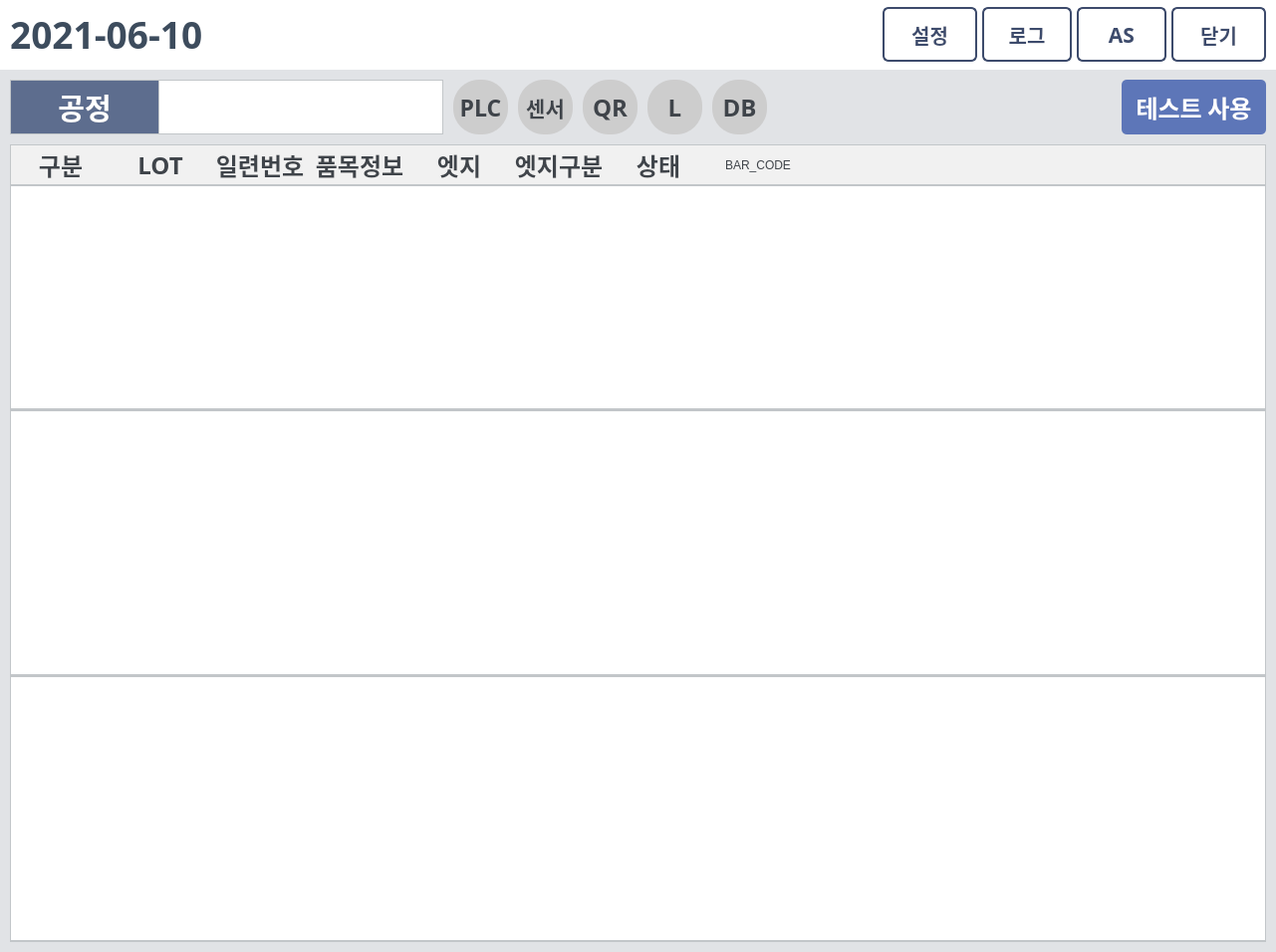
<?xml version="1.0" encoding="UTF-8"?>
<ui version="4.0">
 <class>Dialog</class>
 <widget class="QDialog" name="Dialog">
  <property name="geometry">
   <rect>
    <x>0</x>
    <y>0</y>
    <width>1281</width>
    <height>956</height>
   </rect>
  </property>
  <property name="minimumSize">
   <size>
    <width>1281</width>
    <height>956</height>
   </size>
  </property>
  <property name="font">
   <font>
    <family>맑은 고딕</family>
    <weight>75</weight>
    <bold>true</bold>
   </font>
  </property>
  <property name="windowTitle">
   <string>DAESUNG MES</string>
  </property>
  <property name="windowIcon">
   <iconset>
    <normaloff>../img/ICON.ico</normaloff>../img/ICON.ico</iconset>
  </property>
  <property name="styleSheet">
   <string notr="true">QDialog{
background-color: #E1E3E6;
}
QPushButton#set_btn, #as_btn, #exit_btn {
background: #ffffff;
border-radius: 5px;
color: #3f444a;
}
QPushButton#scanner_btn, #PLC_btn, #DB_btn, #Print_btn, #scanner2_btn, #light_btn, #sensor_btn, #marking_btn, #edge1_btn, #edge2_btn{
border-radius: 26px;
background:#CDCDCD;
color:#3f444a;
}
QLabel{
color: #3f444a;
background-color: #f0f0f0;
border: 1px solid #c2c6c9;
}
QLabel#result_data{
color: #3f444a;
background-color: #ffffff;
border: 1px solid #c2c6c9;
}
QTableWidget{
border: 1px solid #c2c6c9;
border-bottom: 2px solid #c2c6c9;
gridline-color: #dddddd;
color:#6e7075;
selection-background-color: #E3F1ED;
selection-color: #313d39;
outline: 0;
}
QHeaderView::section {
background:#f1f1f1;
border-width: 0px 0px 2px 0px;
border-style: solid;
border-color: #c2c6c9;
color:#3f444a;
}</string>
  </property>
  <layout class="QVBoxLayout" name="verticalLayout">
   <property name="spacing">
    <number>0</number>
   </property>
   <property name="leftMargin">
    <number>0</number>
   </property>
   <property name="topMargin">
    <number>0</number>
   </property>
   <property name="rightMargin">
    <number>0</number>
   </property>
   <property name="bottomMargin">
    <number>0</number>
   </property>
   <item>
    <widget class="QFrame" name="top_frame">
     <property name="minimumSize">
      <size>
       <width>0</width>
       <height>70</height>
      </size>
     </property>
     <property name="maximumSize">
      <size>
       <width>16777215</width>
       <height>70</height>
      </size>
     </property>
     <property name="styleSheet">
      <string notr="true">background-color:white;</string>
     </property>
     <property name="frameShape">
      <enum>QFrame::NoFrame</enum>
     </property>
     <property name="frameShadow">
      <enum>QFrame::Raised</enum>
     </property>
     <layout class="QHBoxLayout" name="horizontalLayout">
      <property name="spacing">
       <number>0</number>
      </property>
      <property name="leftMargin">
       <number>0</number>
      </property>
      <property name="topMargin">
       <number>0</number>
      </property>
      <property name="rightMargin">
       <number>0</number>
      </property>
      <property name="bottomMargin">
       <number>0</number>
      </property>
      <item alignment="Qt::AlignRight">
       <widget class="QFrame" name="top_date_frame">
        <property name="maximumSize">
         <size>
          <width>1036</width>
          <height>16777215</height>
         </size>
        </property>
        <property name="layoutDirection">
         <enum>Qt::RightToLeft</enum>
        </property>
        <property name="frameShape">
         <enum>QFrame::NoFrame</enum>
        </property>
        <property name="frameShadow">
         <enum>QFrame::Raised</enum>
        </property>
        <layout class="QVBoxLayout" name="verticalLayout_3">
         <property name="spacing">
          <number>0</number>
         </property>
         <property name="leftMargin">
          <number>10</number>
         </property>
         <property name="topMargin">
          <number>0</number>
         </property>
         <property name="rightMargin">
          <number>0</number>
         </property>
         <property name="bottomMargin">
          <number>0</number>
         </property>
         <item alignment="Qt::AlignRight">
          <widget class="QPushButton" name="date_btn">
           <property name="maximumSize">
            <size>
             <width>260</width>
             <height>16777215</height>
            </size>
           </property>
           <property name="font">
            <font>
             <family>맑은 고딕</family>
             <pointsize>28</pointsize>
             <weight>75</weight>
             <italic>false</italic>
             <bold>true</bold>
            </font>
           </property>
           <property name="cursor">
            <cursorShape>PointingHandCursor</cursorShape>
           </property>
           <property name="layoutDirection">
            <enum>Qt::RightToLeft</enum>
           </property>
           <property name="styleSheet">
            <string notr="true">color: #3D4C5D;
border:none;
background:none;</string>
           </property>
           <property name="text">
            <string>2021-06-10 </string>
           </property>
           <property name="icon">
            <iconset>
             <normaloff>../img/calendar_blue.png</normaloff>../img/calendar_blue.png</iconset>
           </property>
           <property name="iconSize">
            <size>
             <width>33</width>
             <height>33</height>
            </size>
           </property>
          </widget>
         </item>
        </layout>
       </widget>
      </item>
      <item>
       <widget class="QFrame" name="top_title_frame">
        <property name="frameShape">
         <enum>QFrame::NoFrame</enum>
        </property>
        <property name="frameShadow">
         <enum>QFrame::Raised</enum>
        </property>
        <layout class="QVBoxLayout" name="verticalLayout_2">
         <property name="spacing">
          <number>0</number>
         </property>
         <property name="leftMargin">
          <number>0</number>
         </property>
         <property name="topMargin">
          <number>0</number>
         </property>
         <property name="rightMargin">
          <number>0</number>
         </property>
         <property name="bottomMargin">
          <number>0</number>
         </property>
         <item alignment="Qt::AlignHCenter">
          <widget class="QLabel" name="title_label">
           <property name="enabled">
            <bool>true</bool>
           </property>
           <property name="minimumSize">
            <size>
             <width>340</width>
             <height>38</height>
            </size>
           </property>
           <property name="maximumSize">
            <size>
             <width>340</width>
             <height>38</height>
            </size>
           </property>
           <property name="styleSheet">
            <string notr="true">border:none;</string>
           </property>
           <property name="text">
            <string/>
           </property>
           <property name="pixmap">
            <pixmap>../img/title.png</pixmap>
           </property>
           <property name="scaledContents">
            <bool>true</bool>
           </property>
          </widget>
         </item>
        </layout>
       </widget>
      </item>
      <item alignment="Qt::AlignRight">
       <widget class="QFrame" name="top_btns_frame">
        <property name="maximumSize">
         <size>
          <width>16777215</width>
          <height>70</height>
         </size>
        </property>
        <property name="styleSheet">
         <string notr="true">QPushButton#as_btn, #log_btn, #set_btn, #exit_btn{
border: 2px solid #3D4B6C; 
color: #3D4B6C; 
border-radius: 6px;
}
QPushButton#as_btn:pressed, #log_btn:pressed, #set_btn:pressed, #exit_btn:pressed{
background: #f2f2f2;
}</string>
        </property>
        <property name="frameShape">
         <enum>QFrame::NoFrame</enum>
        </property>
        <property name="frameShadow">
         <enum>QFrame::Raised</enum>
        </property>
        <layout class="QHBoxLayout" name="horizontalLayout_2">
         <property name="spacing">
          <number>5</number>
         </property>
         <property name="leftMargin">
          <number>0</number>
         </property>
         <property name="topMargin">
          <number>0</number>
         </property>
         <property name="rightMargin">
          <number>10</number>
         </property>
         <property name="bottomMargin">
          <number>0</number>
         </property>
         <item>
          <widget class="QPushButton" name="set_btn">
           <property name="minimumSize">
            <size>
             <width>95</width>
             <height>55</height>
            </size>
           </property>
           <property name="maximumSize">
            <size>
             <width>95</width>
             <height>55</height>
            </size>
           </property>
           <property name="font">
            <font>
             <family>맑은 고딕</family>
             <pointsize>15</pointsize>
             <weight>75</weight>
             <italic>false</italic>
             <bold>true</bold>
            </font>
           </property>
           <property name="cursor">
            <cursorShape>PointingHandCursor</cursorShape>
           </property>
           <property name="toolTip">
            <string>설정</string>
           </property>
           <property name="text">
            <string>설정</string>
           </property>
           <property name="icon">
            <iconset>
             <normaloff>../img/setting_blue.png</normaloff>../img/setting_blue.png</iconset>
           </property>
           <property name="iconSize">
            <size>
             <width>32</width>
             <height>32</height>
            </size>
           </property>
          </widget>
         </item>
         <item>
          <widget class="QPushButton" name="log_btn">
           <property name="minimumSize">
            <size>
             <width>90</width>
             <height>55</height>
            </size>
           </property>
           <property name="maximumSize">
            <size>
             <width>90</width>
             <height>55</height>
            </size>
           </property>
           <property name="font">
            <font>
             <family>맑은 고딕</family>
             <pointsize>15</pointsize>
             <weight>75</weight>
             <italic>false</italic>
             <bold>true</bold>
            </font>
           </property>
           <property name="cursor">
            <cursorShape>PointingHandCursor</cursorShape>
           </property>
           <property name="toolTip">
            <string>로그</string>
           </property>
           <property name="text">
            <string>로그</string>
           </property>
           <property name="icon">
            <iconset>
             <normaloff>../img/log_blue.png</normaloff>../img/log_blue.png</iconset>
           </property>
           <property name="iconSize">
            <size>
             <width>27</width>
             <height>27</height>
            </size>
           </property>
          </widget>
         </item>
         <item>
          <widget class="QPushButton" name="as_btn">
           <property name="minimumSize">
            <size>
             <width>90</width>
             <height>55</height>
            </size>
           </property>
           <property name="maximumSize">
            <size>
             <width>90</width>
             <height>55</height>
            </size>
           </property>
           <property name="font">
            <font>
             <family>맑은 고딕</family>
             <pointsize>16</pointsize>
             <weight>75</weight>
             <italic>false</italic>
             <bold>true</bold>
            </font>
           </property>
           <property name="cursor">
            <cursorShape>PointingHandCursor</cursorShape>
           </property>
           <property name="toolTip">
            <string>원격접속</string>
           </property>
           <property name="text">
            <string>AS</string>
           </property>
           <property name="icon">
            <iconset>
             <normaloff>../img/remote_blue.png</normaloff>../img/remote_blue.png</iconset>
           </property>
           <property name="iconSize">
            <size>
             <width>30</width>
             <height>30</height>
            </size>
           </property>
          </widget>
         </item>
         <item>
          <widget class="QPushButton" name="exit_btn">
           <property name="minimumSize">
            <size>
             <width>95</width>
             <height>55</height>
            </size>
           </property>
           <property name="maximumSize">
            <size>
             <width>95</width>
             <height>55</height>
            </size>
           </property>
           <property name="font">
            <font>
             <family>맑은 고딕</family>
             <pointsize>15</pointsize>
             <weight>75</weight>
             <italic>false</italic>
             <bold>true</bold>
            </font>
           </property>
           <property name="cursor">
            <cursorShape>PointingHandCursor</cursorShape>
           </property>
           <property name="toolTip">
            <string>닫기</string>
           </property>
           <property name="text">
            <string>닫기</string>
           </property>
           <property name="icon">
            <iconset>
             <normaloff>../img/close_blue.png</normaloff>../img/close_blue.png</iconset>
           </property>
           <property name="iconSize">
            <size>
             <width>36</width>
             <height>36</height>
            </size>
           </property>
          </widget>
         </item>
        </layout>
       </widget>
      </item>
     </layout>
    </widget>
   </item>
   <item>
    <widget class="QFrame" name="middle_frame">
     <property name="minimumSize">
      <size>
       <width>0</width>
       <height>75</height>
      </size>
     </property>
     <property name="maximumSize">
      <size>
       <width>16777215</width>
       <height>75</height>
      </size>
     </property>
     <property name="frameShape">
      <enum>QFrame::NoFrame</enum>
     </property>
     <property name="frameShadow">
      <enum>QFrame::Raised</enum>
     </property>
     <layout class="QHBoxLayout" name="horizontalLayout_5">
      <property name="spacing">
       <number>10</number>
      </property>
      <property name="leftMargin">
       <number>10</number>
      </property>
      <property name="topMargin">
       <number>0</number>
      </property>
      <property name="rightMargin">
       <number>10</number>
      </property>
      <property name="bottomMargin">
       <number>0</number>
      </property>
      <item alignment="Qt::AlignLeft">
       <widget class="QFrame" name="aproc_frame">
        <property name="minimumSize">
         <size>
          <width>0</width>
          <height>0</height>
         </size>
        </property>
        <property name="maximumSize">
         <size>
          <width>16777215</width>
          <height>16777215</height>
         </size>
        </property>
        <property name="frameShape">
         <enum>QFrame::NoFrame</enum>
        </property>
        <property name="frameShadow">
         <enum>QFrame::Raised</enum>
        </property>
        <layout class="QHBoxLayout" name="horizontalLayout_6">
         <property name="spacing">
          <number>0</number>
         </property>
         <property name="leftMargin">
          <number>0</number>
         </property>
         <property name="topMargin">
          <number>0</number>
         </property>
         <property name="rightMargin">
          <number>0</number>
         </property>
         <property name="bottomMargin">
          <number>0</number>
         </property>
         <item>
          <widget class="QLabel" name="aproc_label">
           <property name="minimumSize">
            <size>
             <width>150</width>
             <height>55</height>
            </size>
           </property>
           <property name="maximumSize">
            <size>
             <width>150</width>
             <height>55</height>
            </size>
           </property>
           <property name="font">
            <font>
             <family>맑은 고딕</family>
             <pointsize>22</pointsize>
             <weight>75</weight>
             <italic>false</italic>
             <bold>true</bold>
            </font>
           </property>
           <property name="styleSheet">
            <string notr="true">background: #5D6D8E;
color: white;</string>
           </property>
           <property name="text">
            <string>공정</string>
           </property>
           <property name="alignment">
            <set>Qt::AlignCenter</set>
           </property>
          </widget>
         </item>
         <item>
          <widget class="QLabel" name="aproc_name">
           <property name="minimumSize">
            <size>
             <width>285</width>
             <height>55</height>
            </size>
           </property>
           <property name="maximumSize">
            <size>
             <width>285</width>
             <height>55</height>
            </size>
           </property>
           <property name="font">
            <font>
             <family>맑은 고딕</family>
             <pointsize>20</pointsize>
             <weight>75</weight>
             <bold>true</bold>
            </font>
           </property>
           <property name="styleSheet">
            <string notr="true">color: #3f444a;
border:1px solid #c2c6c9;
border-left: 0px;
background-color: #ffffff;</string>
           </property>
           <property name="text">
            <string/>
           </property>
          </widget>
         </item>
        </layout>
       </widget>
      </item>
      <item alignment="Qt::AlignLeft">
       <widget class="QFrame" name="btns_frame">
        <property name="frameShape">
         <enum>QFrame::NoFrame</enum>
        </property>
        <property name="frameShadow">
         <enum>QFrame::Raised</enum>
        </property>
        <layout class="QHBoxLayout" name="horizontalLayout_3">
         <property name="spacing">
          <number>10</number>
         </property>
         <property name="leftMargin">
          <number>0</number>
         </property>
         <property name="topMargin">
          <number>0</number>
         </property>
         <property name="rightMargin">
          <number>0</number>
         </property>
         <property name="bottomMargin">
          <number>0</number>
         </property>
         <item>
          <widget class="QPushButton" name="PLC_btn">
           <property name="sizePolicy">
            <sizepolicy hsizetype="Preferred" vsizetype="Preferred">
             <horstretch>0</horstretch>
             <verstretch>0</verstretch>
            </sizepolicy>
           </property>
           <property name="minimumSize">
            <size>
             <width>55</width>
             <height>55</height>
            </size>
           </property>
           <property name="maximumSize">
            <size>
             <width>55</width>
             <height>55</height>
            </size>
           </property>
           <property name="font">
            <font>
             <family>맑은 고딕</family>
             <pointsize>17</pointsize>
             <weight>75</weight>
             <bold>true</bold>
            </font>
           </property>
           <property name="toolTip">
            <string>PLC 상태</string>
           </property>
           <property name="autoFillBackground">
            <bool>false</bool>
           </property>
           <property name="styleSheet">
            <string notr="true"/>
           </property>
           <property name="text">
            <string>PLC</string>
           </property>
          </widget>
         </item>
         <item>
          <widget class="QPushButton" name="sensor_btn">
           <property name="sizePolicy">
            <sizepolicy hsizetype="Preferred" vsizetype="Preferred">
             <horstretch>0</horstretch>
             <verstretch>0</verstretch>
            </sizepolicy>
           </property>
           <property name="minimumSize">
            <size>
             <width>55</width>
             <height>55</height>
            </size>
           </property>
           <property name="maximumSize">
            <size>
             <width>55</width>
             <height>55</height>
            </size>
           </property>
           <property name="font">
            <font>
             <family>맑은 고딕</family>
             <pointsize>16</pointsize>
             <weight>75</weight>
             <bold>true</bold>
            </font>
           </property>
           <property name="toolTip">
            <string>센서 상태</string>
           </property>
           <property name="layoutDirection">
            <enum>Qt::LeftToRight</enum>
           </property>
           <property name="styleSheet">
            <string notr="true"/>
           </property>
           <property name="text">
            <string>센서</string>
           </property>
          </widget>
         </item>
         <item>
          <widget class="QPushButton" name="Print_btn">
           <property name="sizePolicy">
            <sizepolicy hsizetype="Preferred" vsizetype="Preferred">
             <horstretch>0</horstretch>
             <verstretch>0</verstretch>
            </sizepolicy>
           </property>
           <property name="minimumSize">
            <size>
             <width>55</width>
             <height>55</height>
            </size>
           </property>
           <property name="maximumSize">
            <size>
             <width>55</width>
             <height>55</height>
            </size>
           </property>
           <property name="font">
            <font>
             <family>맑은 고딕</family>
             <pointsize>18</pointsize>
             <weight>75</weight>
             <bold>true</bold>
            </font>
           </property>
           <property name="toolTip">
            <string>프린터 상태</string>
           </property>
           <property name="autoFillBackground">
            <bool>false</bool>
           </property>
           <property name="styleSheet">
            <string notr="true"/>
           </property>
           <property name="text">
            <string>QR</string>
           </property>
          </widget>
         </item>
         <item>
          <widget class="QPushButton" name="light_btn">
           <property name="sizePolicy">
            <sizepolicy hsizetype="Preferred" vsizetype="Preferred">
             <horstretch>0</horstretch>
             <verstretch>0</verstretch>
            </sizepolicy>
           </property>
           <property name="minimumSize">
            <size>
             <width>55</width>
             <height>55</height>
            </size>
           </property>
           <property name="maximumSize">
            <size>
             <width>55</width>
             <height>55</height>
            </size>
           </property>
           <property name="font">
            <font>
             <family>맑은 고딕</family>
             <pointsize>18</pointsize>
             <weight>75</weight>
             <bold>true</bold>
            </font>
           </property>
           <property name="toolTip">
            <string>경광등 상태</string>
           </property>
           <property name="layoutDirection">
            <enum>Qt::LeftToRight</enum>
           </property>
           <property name="styleSheet">
            <string notr="true"/>
           </property>
           <property name="text">
            <string>L</string>
           </property>
          </widget>
         </item>
         <item>
          <widget class="QPushButton" name="DB_btn">
           <property name="sizePolicy">
            <sizepolicy hsizetype="Preferred" vsizetype="Preferred">
             <horstretch>0</horstretch>
             <verstretch>0</verstretch>
            </sizepolicy>
           </property>
           <property name="minimumSize">
            <size>
             <width>55</width>
             <height>55</height>
            </size>
           </property>
           <property name="maximumSize">
            <size>
             <width>55</width>
             <height>55</height>
            </size>
           </property>
           <property name="font">
            <font>
             <family>맑은 고딕</family>
             <pointsize>18</pointsize>
             <weight>75</weight>
             <bold>true</bold>
            </font>
           </property>
           <property name="toolTip">
            <string>DB 접속상태</string>
           </property>
           <property name="text">
            <string>DB</string>
           </property>
          </widget>
         </item>
         <item>
          <widget class="QLabel" name="result_data">
           <property name="minimumSize">
            <size>
             <width>221</width>
             <height>0</height>
            </size>
           </property>
           <property name="font">
            <font>
             <family>맑은 고딕</family>
             <pointsize>20</pointsize>
             <weight>75</weight>
             <italic>false</italic>
             <bold>true</bold>
            </font>
           </property>
           <property name="styleSheet">
            <string notr="true">background: none; border:none;</string>
           </property>
           <property name="text">
            <string/>
           </property>
           <property name="alignment">
            <set>Qt::AlignCenter</set>
           </property>
           <property name="indent">
            <number>0</number>
           </property>
          </widget>
         </item>
        </layout>
       </widget>
      </item>
      <item alignment="Qt::AlignRight">
       <widget class="QFrame" name="result_frame">
        <property name="styleSheet">
         <string notr="true">QPushButton {
border:none; 
background:#5D76B8; 
color:white;
border-radius: 5px
}
QPushButton:pressed {
background-color: #506cb4;
}</string>
        </property>
        <property name="frameShape">
         <enum>QFrame::NoFrame</enum>
        </property>
        <property name="frameShadow">
         <enum>QFrame::Raised</enum>
        </property>
        <layout class="QHBoxLayout" name="horizontalLayout_4">
         <property name="spacing">
          <number>10</number>
         </property>
         <property name="leftMargin">
          <number>0</number>
         </property>
         <property name="topMargin">
          <number>0</number>
         </property>
         <property name="rightMargin">
          <number>0</number>
         </property>
         <property name="bottomMargin">
          <number>0</number>
         </property>
         <item>
          <widget class="QPushButton" name="test_btn">
           <property name="sizePolicy">
            <sizepolicy hsizetype="Preferred" vsizetype="Preferred">
             <horstretch>0</horstretch>
             <verstretch>0</verstretch>
            </sizepolicy>
           </property>
           <property name="minimumSize">
            <size>
             <width>145</width>
             <height>55</height>
            </size>
           </property>
           <property name="maximumSize">
            <size>
             <width>145</width>
             <height>55</height>
            </size>
           </property>
           <property name="font">
            <font>
             <family>맑은 고딕</family>
             <pointsize>18</pointsize>
             <weight>75</weight>
             <italic>false</italic>
             <bold>true</bold>
            </font>
           </property>
           <property name="cursor">
            <cursorShape>PointingHandCursor</cursorShape>
           </property>
           <property name="toolTip">
            <string>센서 테스트</string>
           </property>
           <property name="styleSheet">
            <string notr="true"/>
           </property>
           <property name="text">
            <string>테스트 사용</string>
           </property>
           <property name="iconSize">
            <size>
             <width>34</width>
             <height>34</height>
            </size>
           </property>
          </widget>
         </item>
        </layout>
       </widget>
      </item>
     </layout>
    </widget>
   </item>
   <item>
    <widget class="QFrame" name="main_frame">
     <property name="frameShape">
      <enum>QFrame::NoFrame</enum>
     </property>
     <property name="frameShadow">
      <enum>QFrame::Raised</enum>
     </property>
     <layout class="QVBoxLayout" name="verticalLayout_4">
      <property name="spacing">
       <number>0</number>
      </property>
      <property name="leftMargin">
       <number>10</number>
      </property>
      <property name="topMargin">
       <number>0</number>
      </property>
      <property name="rightMargin">
       <number>10</number>
      </property>
      <property name="bottomMargin">
       <number>10</number>
      </property>
      <item>
       <widget class="QTableWidget" name="tableWidget">
        <property name="sizePolicy">
         <sizepolicy hsizetype="Preferred" vsizetype="Preferred">
          <horstretch>0</horstretch>
          <verstretch>0</verstretch>
         </sizepolicy>
        </property>
        <property name="maximumSize">
         <size>
          <width>16777215</width>
          <height>300</height>
         </size>
        </property>
        <property name="font">
         <font>
          <family>맑은 고딕</family>
          <pointsize>21</pointsize>
          <weight>75</weight>
          <bold>true</bold>
         </font>
        </property>
        <property name="layoutDirection">
         <enum>Qt::LeftToRight</enum>
        </property>
        <property name="autoFillBackground">
         <bool>false</bool>
        </property>
        <property name="frameShape">
         <enum>QFrame::NoFrame</enum>
        </property>
        <property name="verticalScrollBarPolicy">
         <enum>Qt::ScrollBarAlwaysOff</enum>
        </property>
        <property name="horizontalScrollBarPolicy">
         <enum>Qt::ScrollBarAlwaysOff</enum>
        </property>
        <property name="sizeAdjustPolicy">
         <enum>QAbstractScrollArea::AdjustIgnored</enum>
        </property>
        <property name="autoScroll">
         <bool>true</bool>
        </property>
        <property name="autoScrollMargin">
         <number>26</number>
        </property>
        <property name="editTriggers">
         <set>QAbstractItemView::NoEditTriggers</set>
        </property>
        <property name="selectionMode">
         <enum>QAbstractItemView::SingleSelection</enum>
        </property>
        <property name="selectionBehavior">
         <enum>QAbstractItemView::SelectRows</enum>
        </property>
        <property name="verticalScrollMode">
         <enum>QAbstractItemView::ScrollPerItem</enum>
        </property>
        <property name="showGrid">
         <bool>true</bool>
        </property>
        <property name="sortingEnabled">
         <bool>true</bool>
        </property>
        <property name="rowCount">
         <number>0</number>
        </property>
        <property name="columnCount">
         <number>9</number>
        </property>
        <attribute name="horizontalHeaderVisible">
         <bool>true</bool>
        </attribute>
        <attribute name="horizontalHeaderCascadingSectionResizes">
         <bool>false</bool>
        </attribute>
        <attribute name="horizontalHeaderMinimumSectionSize">
         <number>0</number>
        </attribute>
        <attribute name="horizontalHeaderDefaultSectionSize">
         <number>100</number>
        </attribute>
        <attribute name="horizontalHeaderHighlightSections">
         <bool>true</bool>
        </attribute>
        <attribute name="horizontalHeaderShowSortIndicator" stdset="0">
         <bool>true</bool>
        </attribute>
        <attribute name="horizontalHeaderStretchLastSection">
         <bool>true</bool>
        </attribute>
        <attribute name="verticalHeaderVisible">
         <bool>false</bool>
        </attribute>
        <attribute name="verticalHeaderCascadingSectionResizes">
         <bool>false</bool>
        </attribute>
        <attribute name="verticalHeaderMinimumSectionSize">
         <number>0</number>
        </attribute>
        <attribute name="verticalHeaderDefaultSectionSize">
         <number>0</number>
        </attribute>
        <attribute name="verticalHeaderShowSortIndicator" stdset="0">
         <bool>false</bool>
        </attribute>
        <attribute name="verticalHeaderStretchLastSection">
         <bool>false</bool>
        </attribute>
        <column>
         <property name="text">
          <string>구분</string>
         </property>
         <property name="font">
          <font>
           <family>맑은 고딕</family>
           <pointsize>18</pointsize>
           <weight>75</weight>
           <bold>true</bold>
          </font>
         </property>
        </column>
        <column>
         <property name="text">
          <string>LOT</string>
         </property>
         <property name="font">
          <font>
           <family>맑은 고딕</family>
           <pointsize>18</pointsize>
           <weight>75</weight>
           <bold>true</bold>
          </font>
         </property>
        </column>
        <column>
         <property name="text">
          <string>일련번호</string>
         </property>
         <property name="font">
          <font>
           <family>맑은 고딕</family>
           <pointsize>18</pointsize>
           <weight>75</weight>
           <bold>true</bold>
          </font>
         </property>
        </column>
        <column>
         <property name="text">
          <string>품목정보</string>
         </property>
         <property name="font">
          <font>
           <family>맑은 고딕</family>
           <pointsize>18</pointsize>
           <weight>75</weight>
           <bold>true</bold>
          </font>
         </property>
        </column>
        <column>
         <property name="text">
          <string>엣지</string>
         </property>
         <property name="font">
          <font>
           <family>맑은 고딕</family>
           <pointsize>18</pointsize>
           <weight>75</weight>
           <bold>true</bold>
          </font>
         </property>
        </column>
        <column>
         <property name="text">
          <string>엣지구분</string>
         </property>
         <property name="font">
          <font>
           <family>맑은 고딕</family>
           <pointsize>18</pointsize>
           <weight>75</weight>
           <bold>true</bold>
          </font>
         </property>
        </column>
        <column>
         <property name="text">
          <string>상태</string>
         </property>
         <property name="font">
          <font>
           <family>맑은 고딕</family>
           <pointsize>18</pointsize>
           <weight>75</weight>
           <bold>true</bold>
          </font>
         </property>
        </column>
        <column>
         <property name="text">
          <string>BAR_CODE</string>
         </property>
        </column>
        <column>
         <property name="text">
          <string/>
         </property>
        </column>
       </widget>
      </item>
      <item>
       <widget class="QTableWidget" name="tableWidget2">
        <property name="sizePolicy">
         <sizepolicy hsizetype="Preferred" vsizetype="Preferred">
          <horstretch>0</horstretch>
          <verstretch>0</verstretch>
         </sizepolicy>
        </property>
        <property name="maximumSize">
         <size>
          <width>16777215</width>
          <height>300</height>
         </size>
        </property>
        <property name="font">
         <font>
          <family>맑은 고딕</family>
          <pointsize>21</pointsize>
          <weight>75</weight>
          <bold>true</bold>
         </font>
        </property>
        <property name="layoutDirection">
         <enum>Qt::LeftToRight</enum>
        </property>
        <property name="autoFillBackground">
         <bool>false</bool>
        </property>
        <property name="frameShape">
         <enum>QFrame::NoFrame</enum>
        </property>
        <property name="verticalScrollBarPolicy">
         <enum>Qt::ScrollBarAlwaysOff</enum>
        </property>
        <property name="horizontalScrollBarPolicy">
         <enum>Qt::ScrollBarAlwaysOff</enum>
        </property>
        <property name="sizeAdjustPolicy">
         <enum>QAbstractScrollArea::AdjustIgnored</enum>
        </property>
        <property name="autoScroll">
         <bool>true</bool>
        </property>
        <property name="autoScrollMargin">
         <number>26</number>
        </property>
        <property name="editTriggers">
         <set>QAbstractItemView::NoEditTriggers</set>
        </property>
        <property name="selectionMode">
         <enum>QAbstractItemView::SingleSelection</enum>
        </property>
        <property name="selectionBehavior">
         <enum>QAbstractItemView::SelectRows</enum>
        </property>
        <property name="verticalScrollMode">
         <enum>QAbstractItemView::ScrollPerItem</enum>
        </property>
        <property name="showGrid">
         <bool>true</bool>
        </property>
        <property name="sortingEnabled">
         <bool>true</bool>
        </property>
        <property name="rowCount">
         <number>0</number>
        </property>
        <property name="columnCount">
         <number>9</number>
        </property>
        <attribute name="horizontalHeaderVisible">
         <bool>false</bool>
        </attribute>
        <attribute name="horizontalHeaderCascadingSectionResizes">
         <bool>false</bool>
        </attribute>
        <attribute name="horizontalHeaderMinimumSectionSize">
         <number>0</number>
        </attribute>
        <attribute name="horizontalHeaderDefaultSectionSize">
         <number>100</number>
        </attribute>
        <attribute name="horizontalHeaderHighlightSections">
         <bool>true</bool>
        </attribute>
        <attribute name="horizontalHeaderShowSortIndicator" stdset="0">
         <bool>true</bool>
        </attribute>
        <attribute name="horizontalHeaderStretchLastSection">
         <bool>true</bool>
        </attribute>
        <attribute name="verticalHeaderVisible">
         <bool>false</bool>
        </attribute>
        <attribute name="verticalHeaderCascadingSectionResizes">
         <bool>false</bool>
        </attribute>
        <attribute name="verticalHeaderMinimumSectionSize">
         <number>0</number>
        </attribute>
        <attribute name="verticalHeaderDefaultSectionSize">
         <number>0</number>
        </attribute>
        <attribute name="verticalHeaderShowSortIndicator" stdset="0">
         <bool>false</bool>
        </attribute>
        <attribute name="verticalHeaderStretchLastSection">
         <bool>false</bool>
        </attribute>
        <column>
         <property name="text">
          <string>구분</string>
         </property>
         <property name="font">
          <font>
           <family>맑은 고딕</family>
           <pointsize>18</pointsize>
           <weight>75</weight>
           <bold>true</bold>
          </font>
         </property>
        </column>
        <column>
         <property name="text">
          <string>LOT</string>
         </property>
         <property name="font">
          <font>
           <family>맑은 고딕</family>
           <pointsize>18</pointsize>
           <weight>75</weight>
           <bold>true</bold>
          </font>
         </property>
        </column>
        <column>
         <property name="text">
          <string>일련번호</string>
         </property>
         <property name="font">
          <font>
           <family>맑은 고딕</family>
           <pointsize>18</pointsize>
           <weight>75</weight>
           <bold>true</bold>
          </font>
         </property>
        </column>
        <column>
         <property name="text">
          <string>품목정보</string>
         </property>
         <property name="font">
          <font>
           <family>맑은 고딕</family>
           <pointsize>18</pointsize>
           <weight>75</weight>
           <bold>true</bold>
          </font>
         </property>
        </column>
        <column>
         <property name="text">
          <string>엣지</string>
         </property>
         <property name="font">
          <font>
           <family>맑은 고딕</family>
           <pointsize>18</pointsize>
           <weight>75</weight>
           <bold>true</bold>
          </font>
         </property>
        </column>
        <column>
         <property name="text">
          <string>엣지구분</string>
         </property>
         <property name="font">
          <font>
           <family>맑은 고딕</family>
           <pointsize>18</pointsize>
           <weight>75</weight>
           <bold>true</bold>
          </font>
         </property>
        </column>
        <column>
         <property name="text">
          <string>상태</string>
         </property>
         <property name="font">
          <font>
           <family>맑은 고딕</family>
           <pointsize>18</pointsize>
           <weight>75</weight>
           <bold>true</bold>
          </font>
         </property>
        </column>
        <column>
         <property name="text">
          <string>FLAG</string>
         </property>
        </column>
        <column>
         <property name="text">
          <string/>
         </property>
        </column>
       </widget>
      </item>
      <item>
       <widget class="QTableWidget" name="tableWidget3">
        <property name="sizePolicy">
         <sizepolicy hsizetype="Preferred" vsizetype="Preferred">
          <horstretch>0</horstretch>
          <verstretch>0</verstretch>
         </sizepolicy>
        </property>
        <property name="maximumSize">
         <size>
          <width>16777215</width>
          <height>16777215</height>
         </size>
        </property>
        <property name="font">
         <font>
          <family>맑은 고딕</family>
          <pointsize>21</pointsize>
          <weight>75</weight>
          <bold>true</bold>
         </font>
        </property>
        <property name="layoutDirection">
         <enum>Qt::LeftToRight</enum>
        </property>
        <property name="autoFillBackground">
         <bool>false</bool>
        </property>
        <property name="frameShape">
         <enum>QFrame::NoFrame</enum>
        </property>
        <property name="verticalScrollBarPolicy">
         <enum>Qt::ScrollBarAlwaysOff</enum>
        </property>
        <property name="horizontalScrollBarPolicy">
         <enum>Qt::ScrollBarAlwaysOff</enum>
        </property>
        <property name="sizeAdjustPolicy">
         <enum>QAbstractScrollArea::AdjustIgnored</enum>
        </property>
        <property name="autoScroll">
         <bool>true</bool>
        </property>
        <property name="autoScrollMargin">
         <number>26</number>
        </property>
        <property name="editTriggers">
         <set>QAbstractItemView::NoEditTriggers</set>
        </property>
        <property name="selectionMode">
         <enum>QAbstractItemView::SingleSelection</enum>
        </property>
        <property name="selectionBehavior">
         <enum>QAbstractItemView::SelectRows</enum>
        </property>
        <property name="verticalScrollMode">
         <enum>QAbstractItemView::ScrollPerItem</enum>
        </property>
        <property name="showGrid">
         <bool>true</bool>
        </property>
        <property name="sortingEnabled">
         <bool>true</bool>
        </property>
        <property name="rowCount">
         <number>0</number>
        </property>
        <property name="columnCount">
         <number>7</number>
        </property>
        <attribute name="horizontalHeaderVisible">
         <bool>false</bool>
        </attribute>
        <attribute name="horizontalHeaderCascadingSectionResizes">
         <bool>false</bool>
        </attribute>
        <attribute name="horizontalHeaderMinimumSectionSize">
         <number>0</number>
        </attribute>
        <attribute name="horizontalHeaderDefaultSectionSize">
         <number>100</number>
        </attribute>
        <attribute name="horizontalHeaderHighlightSections">
         <bool>true</bool>
        </attribute>
        <attribute name="horizontalHeaderShowSortIndicator" stdset="0">
         <bool>true</bool>
        </attribute>
        <attribute name="horizontalHeaderStretchLastSection">
         <bool>false</bool>
        </attribute>
        <attribute name="verticalHeaderVisible">
         <bool>false</bool>
        </attribute>
        <attribute name="verticalHeaderCascadingSectionResizes">
         <bool>false</bool>
        </attribute>
        <attribute name="verticalHeaderMinimumSectionSize">
         <number>0</number>
        </attribute>
        <attribute name="verticalHeaderDefaultSectionSize">
         <number>0</number>
        </attribute>
        <attribute name="verticalHeaderShowSortIndicator" stdset="0">
         <bool>false</bool>
        </attribute>
        <attribute name="verticalHeaderStretchLastSection">
         <bool>false</bool>
        </attribute>
        <column>
         <property name="text">
          <string>구분</string>
         </property>
         <property name="font">
          <font>
           <family>맑은 고딕</family>
           <pointsize>18</pointsize>
           <weight>75</weight>
           <bold>true</bold>
          </font>
         </property>
        </column>
        <column>
         <property name="text">
          <string>일련번호</string>
         </property>
         <property name="font">
          <font>
           <family>맑은 고딕</family>
           <pointsize>18</pointsize>
           <weight>75</weight>
           <bold>true</bold>
          </font>
         </property>
        </column>
        <column>
         <property name="text">
          <string>품목정보</string>
         </property>
         <property name="font">
          <font>
           <family>맑은 고딕</family>
           <pointsize>18</pointsize>
           <weight>75</weight>
           <bold>true</bold>
          </font>
         </property>
        </column>
        <column>
         <property name="text">
          <string>엣지컬러</string>
         </property>
         <property name="font">
          <font>
           <family>맑은 고딕</family>
           <pointsize>18</pointsize>
           <weight>75</weight>
           <bold>true</bold>
          </font>
         </property>
        </column>
        <column>
         <property name="text">
          <string>엣지코드</string>
         </property>
         <property name="font">
          <font>
           <family>맑은 고딕</family>
           <pointsize>18</pointsize>
           <weight>75</weight>
           <bold>true</bold>
          </font>
         </property>
        </column>
        <column>
         <property name="text">
          <string>상태</string>
         </property>
         <property name="font">
          <font>
           <family>맑은 고딕</family>
           <pointsize>18</pointsize>
           <weight>75</weight>
           <bold>true</bold>
          </font>
         </property>
        </column>
        <column>
         <property name="text">
          <string>FLAG</string>
         </property>
        </column>
       </widget>
      </item>
     </layout>
    </widget>
   </item>
  </layout>
 </widget>
 <resources/>
 <connections/>
</ui>
